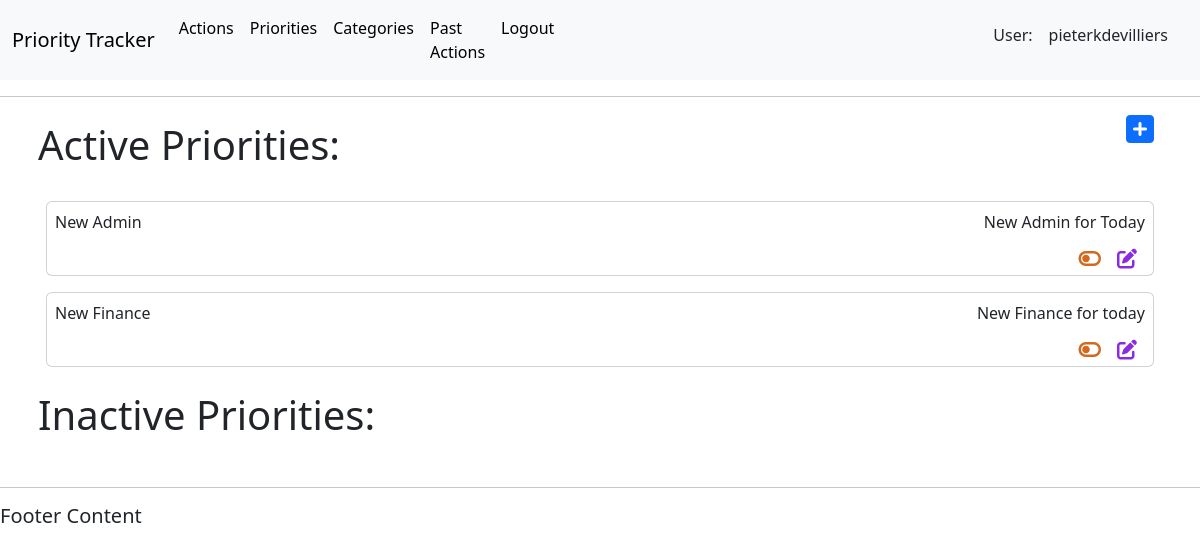
The app's page /priorities/ (signed in) with its own data.
### actions/models.py (models this page shows, shortened)
class User(AbstractUser):
    email = models.EmailField(unique=True)

class Priority(models.Model):
    title = models.CharField(max_length=50, null=False, blank=False)
    description = models.CharField(max_length=150)
    activeStatus = models.BooleanField(null=False, blank=False, default=True)
    category = models.ForeignKey(
        Category, on_delete=models.CASCADE, null=True, blank=True)
    user = models.ForeignKey(
        settings.AUTH_USER_MODEL, on_delete=models.CASCADE, related_name="priorities", null=True)

### actions/views.py (the view)
# urls.py: path('priorities/', views.get_priorities_list, name='get_priorities_list'),
@login_required(login_url='login')
def get_priorities_list(request):
    current_user = request.user
    user_id = current_user.id
    username = current_user.username
    priorities = Priority.objects.filter(user=current_user)
    context = {
        "username": username,
        "user_id": user_id,
        "priorities": priorities
    }
    return render(request, 'actions/priorities_list.html', context)

### actions/templates/actions/priorities_list.html (shortened to what this page needs)
{% extends 'actions/main.html' %}
{% block content %}
<body>
    <div class="container d-flex p-2 justify-content-between flex-row bd-highlight">
        <h1>Active Priorities:</h1>
        <a title="Add Priority" class="fa-solid fa-2xl p-2 fa-square-plus" role="button" href="/add-priority/"></a>
    </div>
    <div class="container d-flex p-2 flex-column bd-highlight">
        {% for priority in user.priorities.all %}
        {% if priority.activeStatus == True %}
        <div class="d-flex p-2 flex-column bd-highlight">
            <div class="p-2 card bd-highlight">
                <div class="d-flex justify-content-between flex-row bd-highlight">
                    <p class="bd-highlight">{{ priority.title }}</p>
                    <p class="bd-highlight">{{ priority.description }}</p>
                </div>
                <div class="icon-outer-container">
                    <div class="icon-container d-flex justify-content-end">
                        <div class="d-flex justify-content-end col-12">
                            <a title="Set Priority Status to Inactive" class="fa-solid fa-lg p-2 fa-toggle-off" role="button" href="{% url 'priority_active_status' priority.id %}"></a>
                            <a title="Update Priority" class="fa-solid fa-lg p-2 fa-pen-to-square" role="button" href="{% url 'update_priority' priority.id %}"></a>
                        </div>
                    </div>
                </div>
            </div>
        </div>
    {% endif %}
    {% endfor %}
    </div>
    <div class="container d-flex p-2 justify-content-between flex-row bd-highlight">
        <h1>Inactive Priorities:</h1>
    </div>
    <div class="container d-flex p-2 flex-column bd-highlight">
    </div>
</body>
{% endblock %}

### actions/templates/actions/main.html (shortened to what this page needs)
<!DOCTYPE html>
<html lang="en">
<head>
    {% load static %}
    <link href="https://cdn.jsdelivr.net/npm/bootstrap@5.3.0-alpha1/dist/css/bootstrap.min.css" rel="stylesheet">
    <link href="https://cdnjs.cloudflare.com/ajax/libs/font-awesome/6.2.1/css/all.min.css" rel="stylesheet" type="text/css">
    <link href="{% static 'css/style.css' %}" rel="stylesheet" type="text/css">
</head>
<body>
    <nav class="navbar navbar-expand-lg bg-body-tertiary">
        <div class="container-fluid">
          <a class="navbar-brand" href="#">Priority Tracker</a>
          <div class="collapse navbar-collapse" id="navbarSupportedContent">
            <ul class="navbar-nav me-auto mb-2 mb-lg-0">
              <li class="nav-item">
                <a class="nav-link active" aria-current="page" href="{% url 'get_action_list' %}">Actions</a>
              </li>
              <li class="nav-item">
                <a class="nav-link active" aria-current="page" href="{% url 'get_priorities_list' %}">Priorities</a>
              </li>
              <li class="nav-item">
                <a class="nav-link active" aria-current="page" href="{% url 'get_categories_list' %}">Categories</a>
              </li>
              <li class="nav-item">
                <a id="get-filtered-actions" class="nav-link active" aria-current="page" href="{% url 'get_filtered_action_list' %}">Past Actions</a>
              </li>
              <li class="nav-item">
                <a class="nav-link active" aria-current="page" href="{% url 'logout' %}">Logout</a>
              </li>
            </ul>
          </div>
          <div class="container d-flex justify-content-end">
            <h6 class="p-2">User: </h6>
            <h6 class="p-2">{{ username }}</h6>
          </div>
        </div>
      </nav>
    <hr>
    {% block content %}
    {% endblock %}
    <hr>
    <h5>Footer Content</h5>
</body>
</html>

### static/css/style.css (style rules this page uses)
.fa-pen-to-square { color: blueviolet; }
.fa-toggle-off { color: chocolate; }
a { text-decoration: none; }

### records on screen
User: username "pieterkdevilliers"
Priority: title "New Admin", description "New Admin for Today"
Priority: title "New Finance", description "New Finance for today"
